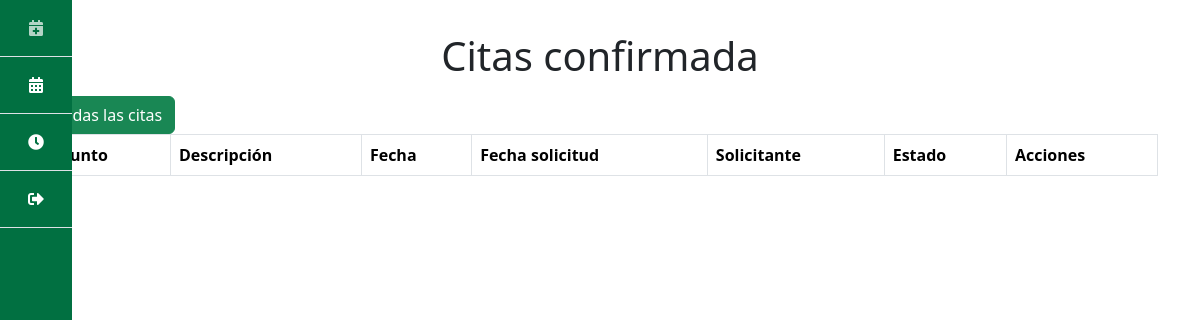
The page /citas_confirmadas/ (signed in) on the database as committed earlier.
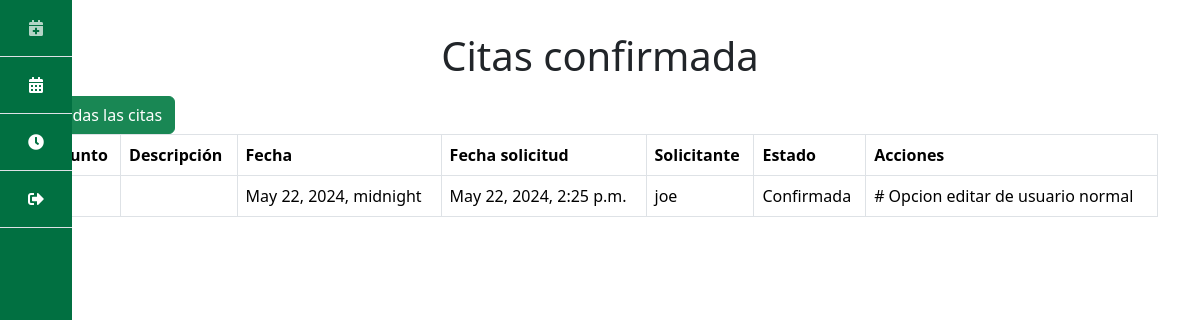
The same page on the database as committed later.
### paginas/models.py (models this page shows)
class Cita(models.Model):
    PENDIENTE = 'Pendiente'
    CONFIRMADA = 'Confirmada'
    CANCELADA = 'Declinada'
    ESTADOS_CITA = [
        (PENDIENTE, 'Pendiente'),
        (CONFIRMADA, 'Confirmada'),
        (CANCELADA, 'Cancelada'),
    ]
    HOMBRE = 'Hombre'
    MUJER = 'Mujer'
    PREFIERO_NO_DECIRLO = 'Prefiero no decirlo'
    GENERO = [
        (HOMBRE, 'Hombre'),
        (MUJER, 'Mujer'),
        (PREFIERO_NO_DECIRLO, 'Prefiero no decirlo'),
    ]

### paginas/views.py (the view)
# urls.py: path('citas_confirmadas/', views.citas_confirmadas, name = 'citas_confirmadas'),
def citas_confirmadas(request):
    if request.user.username == 'espy':
        citas = Cita.objects.filter(estado='Confirmada').order_by('fecha')
    else:
        citas = Cita.objects.filter(
            estado='Confirmada', user=request.user).order_by('fecha')
    return render(request, 'citas_confirmadas.html', {
        'citas': citas})

### paginas/templates/citas_confirmadas.html
{% extends 'base.html' %} {% block content %}
<h1 class="text-center mt-3 mb-3">Citas confirmada</h1>
<a href="/citas" class="btn btn-success">Todas las citas</a>
<table class="table table-bordered">
    <thead>
        <tr>
            <th scope="col">Asunto</th>
            <th scope="col">Descripción</th>
            <th scope="col">Fecha</th>
            <th scope="col">Fecha solicitud</th>
            <th scope="col">Solicitante</th>
            <th scope="col">Estado</th>
            <th scope="col">Acciones</th>
        </tr>
    </thead>
    <tbody>
        {% for cita in citas %}
        <tr>
            <td>{{ cita.titulo }}</td>
            <td>{{ cita.motivo }}</td>
            <td>{{ cita.fecha }}</td>
            <td>{{ cita.solicitada }}</td>
            <td>{{ cita.user }}</td>
            <td>{{ cita.estado }}</td>
            <td>
                {% if user.username == 'espy' %}
                    <a href="/citas/{{ cita.id }}" class="btn btn-success"
                        >Editar
                    </a>
                {% else %}
                    # Opcion editar de usuario normal
                {% endif %}
            </td>
            {% endfor %}
        </tr>
    </tbody>
</table>
{% endblock %}

Rows that differ between the two databases and show on the page:
now on this page (row edited): Cita: fecha "May 22, 2024, midnight", solicitada "May 22, 2024, 2:25 p.m.", user "joe", estado "Confirmada"
